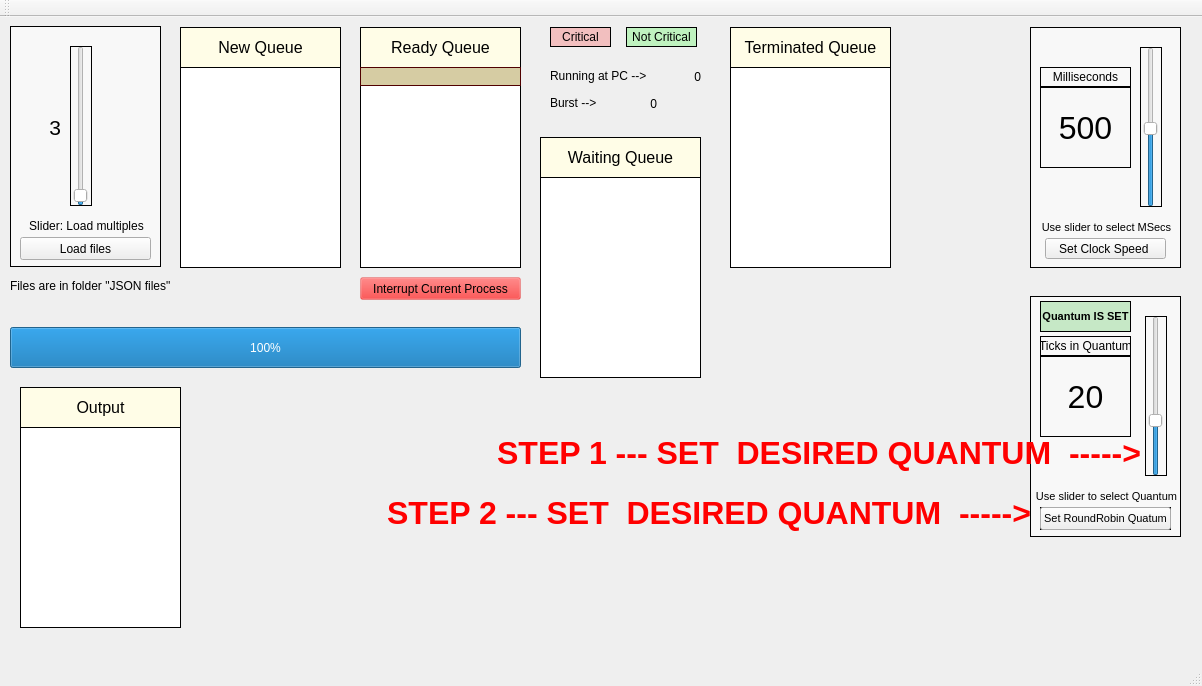
<?xml version="1.0" encoding="UTF-8"?>
<ui version="4.0">
 <class>MainWindow</class>
 <widget class="QMainWindow" name="MainWindow">
  <property name="geometry">
   <rect>
    <x>0</x>
    <y>0</y>
    <width>1202</width>
    <height>686</height>
   </rect>
  </property>
  <property name="windowTitle">
   <string>OS Simulator</string>
  </property>
  <widget class="QWidget" name="centralWidget">
   <widget class="QPushButton" name="pushButton">
    <property name="geometry">
     <rect>
      <x>20</x>
      <y>220</y>
      <width>131</width>
      <height>23</height>
     </rect>
    </property>
    <property name="text">
     <string>Load files</string>
    </property>
   </widget>
   <widget class="QLabel" name="label">
    <property name="geometry">
     <rect>
      <x>20</x>
      <y>100</y>
      <width>41</width>
      <height>21</height>
     </rect>
    </property>
    <property name="font">
     <font>
      <pointsize>16</pointsize>
     </font>
    </property>
    <property name="text">
     <string>3</string>
    </property>
    <property name="alignment">
     <set>Qt::AlignRight|Qt::AlignTrailing|Qt::AlignVCenter</set>
    </property>
   </widget>
   <widget class="QFrame" name="frame">
    <property name="geometry">
     <rect>
      <x>10</x>
      <y>9</y>
      <width>151</width>
      <height>241</height>
     </rect>
    </property>
    <property name="styleSheet">
     <string notr="true">background:rgb(248, 248, 248);
border: 1px solid;</string>
    </property>
    <property name="frameShape">
     <enum>QFrame::StyledPanel</enum>
    </property>
    <property name="frameShadow">
     <enum>QFrame::Raised</enum>
    </property>
    <widget class="QLabel" name="label_2">
     <property name="geometry">
      <rect>
       <x>6</x>
       <y>190</y>
       <width>141</width>
       <height>20</height>
      </rect>
     </property>
     <property name="font">
      <font>
       <pointsize>9</pointsize>
      </font>
     </property>
     <property name="styleSheet">
      <string notr="true">border: none;</string>
     </property>
     <property name="text">
      <string>Slider: Load multiples</string>
     </property>
     <property name="scaledContents">
      <bool>false</bool>
     </property>
     <property name="alignment">
      <set>Qt::AlignCenter</set>
     </property>
    </widget>
    <widget class="QSlider" name="verticalSlider">
     <property name="geometry">
      <rect>
       <x>60</x>
       <y>20</y>
       <width>22</width>
       <height>160</height>
      </rect>
     </property>
     <property name="minimum">
      <number>1</number>
     </property>
     <property name="pageStep">
      <number>3</number>
     </property>
     <property name="value">
      <number>3</number>
     </property>
     <property name="orientation">
      <enum>Qt::Vertical</enum>
     </property>
    </widget>
   </widget>
   <widget class="QLabel" name="label_3">
    <property name="geometry">
     <rect>
      <x>190</x>
      <y>20</y>
      <width>141</width>
      <height>21</height>
     </rect>
    </property>
    <property name="font">
     <font>
      <pointsize>12</pointsize>
     </font>
    </property>
    <property name="text">
     <string>New Queue</string>
    </property>
    <property name="alignment">
     <set>Qt::AlignCenter</set>
    </property>
   </widget>
   <widget class="QFrame" name="frame_2">
    <property name="geometry">
     <rect>
      <x>180</x>
      <y>10</y>
      <width>161</width>
      <height>241</height>
     </rect>
    </property>
    <property name="autoFillBackground">
     <bool>false</bool>
    </property>
    <property name="styleSheet">
     <string notr="true">background:rgb(255, 253, 231);
border: 1px solid;</string>
    </property>
    <property name="frameShape">
     <enum>QFrame::StyledPanel</enum>
    </property>
    <property name="frameShadow">
     <enum>QFrame::Raised</enum>
    </property>
    <widget class="QListWidget" name="NewQueueListWidget">
     <property name="geometry">
      <rect>
       <x>0</x>
       <y>40</y>
       <width>161</width>
       <height>201</height>
      </rect>
     </property>
     <property name="autoFillBackground">
      <bool>true</bool>
     </property>
     <property name="styleSheet">
      <string notr="true">background:rgb(255, 255, 255);</string>
     </property>
    </widget>
   </widget>
   <widget class="QLabel" name="label_4">
    <property name="geometry">
     <rect>
      <x>370</x>
      <y>20</y>
      <width>141</width>
      <height>21</height>
     </rect>
    </property>
    <property name="font">
     <font>
      <pointsize>12</pointsize>
     </font>
    </property>
    <property name="text">
     <string>Ready Queue</string>
    </property>
    <property name="alignment">
     <set>Qt::AlignCenter</set>
    </property>
   </widget>
   <widget class="QFrame" name="frame_3">
    <property name="geometry">
     <rect>
      <x>360</x>
      <y>10</y>
      <width>161</width>
      <height>241</height>
     </rect>
    </property>
    <property name="autoFillBackground">
     <bool>false</bool>
    </property>
    <property name="styleSheet">
     <string notr="true">background:rgb(255, 253, 231);
border: 1px solid;</string>
    </property>
    <property name="frameShape">
     <enum>QFrame::StyledPanel</enum>
    </property>
    <property name="frameShadow">
     <enum>QFrame::Raised</enum>
    </property>
    <widget class="QListWidget" name="ReadyQueueListWidget">
     <property name="geometry">
      <rect>
       <x>0</x>
       <y>40</y>
       <width>161</width>
       <height>201</height>
      </rect>
     </property>
     <property name="autoFillBackground">
      <bool>true</bool>
     </property>
     <property name="styleSheet">
      <string notr="true">background:rgb(255, 255, 255);</string>
     </property>
    </widget>
    <widget class="QFrame" name="frame_6">
     <property name="enabled">
      <bool>false</bool>
     </property>
     <property name="geometry">
      <rect>
       <x>0</x>
       <y>40</y>
       <width>161</width>
       <height>19</height>
      </rect>
     </property>
     <property name="styleSheet">
      <string notr="true">background:rgba(0, 255, 0, 0.2)</string>
     </property>
     <property name="frameShape">
      <enum>QFrame::StyledPanel</enum>
     </property>
     <property name="frameShadow">
      <enum>QFrame::Raised</enum>
     </property>
    </widget>
   </widget>
   <widget class="QPushButton" name="pushButton_3">
    <property name="geometry">
     <rect>
      <x>1040</x>
      <y>490</y>
      <width>131</width>
      <height>23</height>
     </rect>
    </property>
    <property name="font">
     <font>
      <pointsize>8</pointsize>
     </font>
    </property>
    <property name="text">
     <string>Set RoundRobin Quatum</string>
    </property>
   </widget>
   <widget class="QFrame" name="frame_4">
    <property name="geometry">
     <rect>
      <x>1030</x>
      <y>279</y>
      <width>151</width>
      <height>241</height>
     </rect>
    </property>
    <property name="styleSheet">
     <string notr="true">background:rgb(248, 248, 248);
border: 1px solid;</string>
    </property>
    <property name="frameShape">
     <enum>QFrame::StyledPanel</enum>
    </property>
    <property name="frameShadow">
     <enum>QFrame::Raised</enum>
    </property>
    <widget class="QLabel" name="label_6">
     <property name="geometry">
      <rect>
       <x>6</x>
       <y>190</y>
       <width>141</width>
       <height>20</height>
      </rect>
     </property>
     <property name="font">
      <font>
       <family>Arial</family>
       <pointsize>8</pointsize>
      </font>
     </property>
     <property name="styleSheet">
      <string notr="true">border: none;</string>
     </property>
     <property name="text">
      <string>Use slider to select Quantum</string>
     </property>
     <property name="alignment">
      <set>Qt::AlignCenter</set>
     </property>
    </widget>
    <widget class="QSlider" name="verticalSlider_2">
     <property name="geometry">
      <rect>
       <x>115</x>
       <y>20</y>
       <width>22</width>
       <height>160</height>
      </rect>
     </property>
     <property name="minimum">
      <number>5</number>
     </property>
     <property name="maximum">
      <number>50</number>
     </property>
     <property name="singleStep">
      <number>1</number>
     </property>
     <property name="pageStep">
      <number>5</number>
     </property>
     <property name="value">
      <number>20</number>
     </property>
     <property name="sliderPosition">
      <number>20</number>
     </property>
     <property name="orientation">
      <enum>Qt::Vertical</enum>
     </property>
    </widget>
    <widget class="QPushButton" name="pushButton_4">
     <property name="geometry">
      <rect>
       <x>10</x>
       <y>211</y>
       <width>131</width>
       <height>23</height>
      </rect>
     </property>
     <property name="text">
      <string>Set RoundRobin Quatum</string>
     </property>
    </widget>
    <widget class="QLabel" name="label_5">
     <property name="geometry">
      <rect>
       <x>10</x>
       <y>60</y>
       <width>91</width>
       <height>81</height>
      </rect>
     </property>
     <property name="font">
      <font>
       <pointsize>24</pointsize>
      </font>
     </property>
     <property name="styleSheet">
      <string notr="true"/>
     </property>
     <property name="text">
      <string>20</string>
     </property>
     <property name="alignment">
      <set>Qt::AlignCenter</set>
     </property>
    </widget>
    <widget class="QLabel" name="label_9">
     <property name="geometry">
      <rect>
       <x>10</x>
       <y>40</y>
       <width>91</width>
       <height>20</height>
      </rect>
     </property>
     <property name="font">
      <font>
       <pointsize>9</pointsize>
      </font>
     </property>
     <property name="text">
      <string>Ticks in Quantum</string>
     </property>
     <property name="alignment">
      <set>Qt::AlignCenter</set>
     </property>
    </widget>
    <widget class="QLabel" name="label_22">
     <property name="geometry">
      <rect>
       <x>10</x>
       <y>5</y>
       <width>91</width>
       <height>31</height>
      </rect>
     </property>
     <property name="font">
      <font>
       <pointsize>8</pointsize>
       <weight>75</weight>
       <bold>true</bold>
      </font>
     </property>
     <property name="styleSheet">
      <string notr="true">background:rgba(0, 170, 0,0.2)</string>
     </property>
     <property name="text">
      <string>Quantum IS SET</string>
     </property>
     <property name="alignment">
      <set>Qt::AlignCenter</set>
     </property>
    </widget>
    <zorder>verticalSlider_2</zorder>
    <zorder>pushButton_4</zorder>
    <zorder>label_5</zorder>
    <zorder>label_9</zorder>
    <zorder>label_22</zorder>
    <zorder>label_6</zorder>
   </widget>
   <widget class="QProgressBar" name="FreeMemBar">
    <property name="geometry">
     <rect>
      <x>10</x>
      <y>310</y>
      <width>511</width>
      <height>41</height>
     </rect>
    </property>
    <property name="maximum">
     <number>2048</number>
    </property>
    <property name="value">
     <number>2048</number>
    </property>
   </widget>
   <widget class="QLabel" name="label_7">
    <property name="geometry">
     <rect>
      <x>740</x>
      <y>20</y>
      <width>141</width>
      <height>21</height>
     </rect>
    </property>
    <property name="font">
     <font>
      <pointsize>12</pointsize>
     </font>
    </property>
    <property name="text">
     <string>Terminated Queue</string>
    </property>
    <property name="alignment">
     <set>Qt::AlignCenter</set>
    </property>
   </widget>
   <widget class="QFrame" name="frame_5">
    <property name="geometry">
     <rect>
      <x>730</x>
      <y>10</y>
      <width>161</width>
      <height>241</height>
     </rect>
    </property>
    <property name="autoFillBackground">
     <bool>false</bool>
    </property>
    <property name="styleSheet">
     <string notr="true">background:rgb(255, 253, 231);
border: 1px solid;</string>
    </property>
    <property name="frameShape">
     <enum>QFrame::StyledPanel</enum>
    </property>
    <property name="frameShadow">
     <enum>QFrame::Raised</enum>
    </property>
    <widget class="QListWidget" name="TerminatedQueueListWidget">
     <property name="geometry">
      <rect>
       <x>0</x>
       <y>40</y>
       <width>161</width>
       <height>201</height>
      </rect>
     </property>
     <property name="autoFillBackground">
      <bool>true</bool>
     </property>
     <property name="styleSheet">
      <string notr="true">background:rgb(255, 255, 255);</string>
     </property>
    </widget>
   </widget>
   <widget class="QLabel" name="label_8">
    <property name="geometry">
     <rect>
      <x>550</x>
      <y>51</y>
      <width>121</width>
      <height>16</height>
     </rect>
    </property>
    <property name="text">
     <string>Running at PC --&gt;</string>
    </property>
   </widget>
   <widget class="QLabel" name="PCValueLabel">
    <property name="geometry">
     <rect>
      <x>670</x>
      <y>50</y>
      <width>31</width>
      <height>20</height>
     </rect>
    </property>
    <property name="text">
     <string>0</string>
    </property>
    <property name="alignment">
     <set>Qt::AlignRight|Qt::AlignTrailing|Qt::AlignVCenter</set>
    </property>
   </widget>
   <widget class="QLabel" name="label_10">
    <property name="geometry">
     <rect>
      <x>550</x>
      <y>78</y>
      <width>71</width>
      <height>16</height>
     </rect>
    </property>
    <property name="text">
     <string>Burst --&gt; </string>
    </property>
   </widget>
   <widget class="QLabel" name="BurstTime">
    <property name="enabled">
     <bool>true</bool>
    </property>
    <property name="geometry">
     <rect>
      <x>610</x>
      <y>80</y>
      <width>47</width>
      <height>13</height>
     </rect>
    </property>
    <property name="text">
     <string>0</string>
    </property>
    <property name="textFormat">
     <enum>Qt::AutoText</enum>
    </property>
    <property name="alignment">
     <set>Qt::AlignRight|Qt::AlignTrailing|Qt::AlignVCenter</set>
    </property>
   </widget>
   <widget class="QFrame" name="frame_7">
    <property name="geometry">
     <rect>
      <x>1030</x>
      <y>10</y>
      <width>151</width>
      <height>241</height>
     </rect>
    </property>
    <property name="styleSheet">
     <string notr="true">background:rgb(248, 248, 248);
border: 1px solid;</string>
    </property>
    <property name="frameShape">
     <enum>QFrame::StyledPanel</enum>
    </property>
    <property name="frameShadow">
     <enum>QFrame::Raised</enum>
    </property>
    <widget class="QLabel" name="label_14">
     <property name="geometry">
      <rect>
       <x>6</x>
       <y>190</y>
       <width>141</width>
       <height>20</height>
      </rect>
     </property>
     <property name="font">
      <font>
       <pointsize>8</pointsize>
      </font>
     </property>
     <property name="styleSheet">
      <string notr="true">border: none;</string>
     </property>
     <property name="text">
      <string>Use slider to select MSecs</string>
     </property>
     <property name="alignment">
      <set>Qt::AlignCenter</set>
     </property>
    </widget>
    <widget class="QSlider" name="ClockSpeedSlider">
     <property name="geometry">
      <rect>
       <x>110</x>
       <y>20</y>
       <width>22</width>
       <height>160</height>
      </rect>
     </property>
     <property name="minimum">
      <number>20</number>
     </property>
     <property name="maximum">
      <number>1000</number>
     </property>
     <property name="singleStep">
      <number>20</number>
     </property>
     <property name="pageStep">
      <number>100</number>
     </property>
     <property name="value">
      <number>500</number>
     </property>
     <property name="sliderPosition">
      <number>500</number>
     </property>
     <property name="orientation">
      <enum>Qt::Vertical</enum>
     </property>
    </widget>
    <widget class="QLabel" name="ClockSpeed">
     <property name="geometry">
      <rect>
       <x>10</x>
       <y>60</y>
       <width>91</width>
       <height>81</height>
      </rect>
     </property>
     <property name="font">
      <font>
       <pointsize>24</pointsize>
      </font>
     </property>
     <property name="text">
      <string>500</string>
     </property>
     <property name="alignment">
      <set>Qt::AlignCenter</set>
     </property>
    </widget>
    <widget class="QLabel" name="label_16">
     <property name="geometry">
      <rect>
       <x>10</x>
       <y>40</y>
       <width>91</width>
       <height>20</height>
      </rect>
     </property>
     <property name="text">
      <string>Milliseconds</string>
     </property>
     <property name="alignment">
      <set>Qt::AlignCenter</set>
     </property>
    </widget>
   </widget>
   <widget class="QPushButton" name="pushButton_7">
    <property name="geometry">
     <rect>
      <x>1045</x>
      <y>221</y>
      <width>121</width>
      <height>21</height>
     </rect>
    </property>
    <property name="text">
     <string>Set Clock Speed </string>
    </property>
   </widget>
   <widget class="QFrame" name="frame_8">
    <property name="geometry">
     <rect>
      <x>540</x>
      <y>120</y>
      <width>161</width>
      <height>241</height>
     </rect>
    </property>
    <property name="autoFillBackground">
     <bool>false</bool>
    </property>
    <property name="styleSheet">
     <string notr="true">background:rgb(255, 253, 231);
border: 1px solid;</string>
    </property>
    <property name="frameShape">
     <enum>QFrame::StyledPanel</enum>
    </property>
    <property name="frameShadow">
     <enum>QFrame::Raised</enum>
    </property>
    <widget class="QListWidget" name="WaitingQueueListWidget">
     <property name="geometry">
      <rect>
       <x>0</x>
       <y>40</y>
       <width>161</width>
       <height>201</height>
      </rect>
     </property>
     <property name="autoFillBackground">
      <bool>true</bool>
     </property>
     <property name="styleSheet">
      <string notr="true">background:rgb(255, 255, 255);</string>
     </property>
    </widget>
   </widget>
   <widget class="QLabel" name="label_15">
    <property name="geometry">
     <rect>
      <x>550</x>
      <y>130</y>
      <width>141</width>
      <height>21</height>
     </rect>
    </property>
    <property name="font">
     <font>
      <pointsize>12</pointsize>
     </font>
    </property>
    <property name="text">
     <string>Waiting Queue</string>
    </property>
    <property name="alignment">
     <set>Qt::AlignCenter</set>
    </property>
   </widget>
   <widget class="QLabel" name="label_17">
    <property name="geometry">
     <rect>
      <x>30</x>
      <y>380</y>
      <width>141</width>
      <height>21</height>
     </rect>
    </property>
    <property name="font">
     <font>
      <pointsize>12</pointsize>
     </font>
    </property>
    <property name="text">
     <string>Output</string>
    </property>
    <property name="alignment">
     <set>Qt::AlignCenter</set>
    </property>
   </widget>
   <widget class="QFrame" name="frame_9">
    <property name="geometry">
     <rect>
      <x>20</x>
      <y>370</y>
      <width>161</width>
      <height>241</height>
     </rect>
    </property>
    <property name="autoFillBackground">
     <bool>false</bool>
    </property>
    <property name="styleSheet">
     <string notr="true">background:rgb(255, 253, 231);
border: 1px solid;</string>
    </property>
    <property name="frameShape">
     <enum>QFrame::StyledPanel</enum>
    </property>
    <property name="frameShadow">
     <enum>QFrame::Raised</enum>
    </property>
    <widget class="QListWidget" name="OutputQueueListWidget">
     <property name="geometry">
      <rect>
       <x>0</x>
       <y>40</y>
       <width>161</width>
       <height>201</height>
      </rect>
     </property>
     <property name="autoFillBackground">
      <bool>true</bool>
     </property>
     <property name="styleSheet">
      <string notr="true">background:rgb(255, 255, 255);</string>
     </property>
    </widget>
   </widget>
   <widget class="QFrame" name="frame_10">
    <property name="enabled">
     <bool>false</bool>
    </property>
    <property name="geometry">
     <rect>
      <x>360</x>
      <y>50</y>
      <width>161</width>
      <height>19</height>
     </rect>
    </property>
    <property name="styleSheet">
     <string notr="true">background:rgba(255,0,0,0.2)</string>
    </property>
    <property name="frameShape">
     <enum>QFrame::StyledPanel</enum>
    </property>
    <property name="frameShadow">
     <enum>QFrame::Raised</enum>
    </property>
   </widget>
   <widget class="QLabel" name="label_19">
    <property name="geometry">
     <rect>
      <x>626</x>
      <y>10</y>
      <width>71</width>
      <height>20</height>
     </rect>
    </property>
    <property name="font">
     <font>
      <pointsize>9</pointsize>
     </font>
    </property>
    <property name="styleSheet">
     <string notr="true">background:rgba(0,255,0,0.2);border:1px solid</string>
    </property>
    <property name="text">
     <string>Not Critical</string>
    </property>
    <property name="alignment">
     <set>Qt::AlignCenter</set>
    </property>
   </widget>
   <widget class="QLabel" name="label_20">
    <property name="geometry">
     <rect>
      <x>550</x>
      <y>10</y>
      <width>61</width>
      <height>20</height>
     </rect>
    </property>
    <property name="font">
     <font>
      <pointsize>9</pointsize>
     </font>
    </property>
    <property name="styleSheet">
     <string notr="true">background:rgba(255,0,0,0.2);border:1px solid</string>
    </property>
    <property name="text">
     <string>Critical</string>
    </property>
    <property name="alignment">
     <set>Qt::AlignCenter</set>
    </property>
   </widget>
   <widget class="QPushButton" name="pushButton_2">
    <property name="geometry">
     <rect>
      <x>360</x>
      <y>260</y>
      <width>161</width>
      <height>23</height>
     </rect>
    </property>
    <property name="font">
     <font>
      <pointsize>9</pointsize>
     </font>
    </property>
    <property name="autoFillBackground">
     <bool>false</bool>
    </property>
    <property name="styleSheet">
     <string notr="true">background:rgba(255,0,0,0.2);</string>
    </property>
    <property name="text">
     <string>Interrupt Current Process</string>
    </property>
   </widget>
   <widget class="QLabel" name="label_18">
    <property name="geometry">
     <rect>
      <x>370</x>
      <y>370</y>
      <width>771</width>
      <height>131</height>
     </rect>
    </property>
    <property name="font">
     <font>
      <pointsize>24</pointsize>
      <weight>75</weight>
      <bold>true</bold>
     </font>
    </property>
    <property name="styleSheet">
     <string notr="true">color:red;</string>
    </property>
    <property name="text">
     <string>STEP 1 --- SET  DESIRED QUANTUM  -----&gt;</string>
    </property>
    <property name="alignment">
     <set>Qt::AlignRight|Qt::AlignTrailing|Qt::AlignVCenter</set>
    </property>
   </widget>
   <widget class="QLabel" name="label_21">
    <property name="geometry">
     <rect>
      <x>330</x>
      <y>430</y>
      <width>701</width>
      <height>131</height>
     </rect>
    </property>
    <property name="font">
     <font>
      <pointsize>24</pointsize>
      <weight>75</weight>
      <bold>true</bold>
     </font>
    </property>
    <property name="styleSheet">
     <string notr="true">color:red;</string>
    </property>
    <property name="text">
     <string>STEP 2 --- SET  DESIRED QUANTUM  -----&gt;</string>
    </property>
    <property name="alignment">
     <set>Qt::AlignRight|Qt::AlignTrailing|Qt::AlignVCenter</set>
    </property>
   </widget>
   <widget class="QLabel" name="label_11">
    <property name="geometry">
     <rect>
      <x>10</x>
      <y>260</y>
      <width>211</width>
      <height>17</height>
     </rect>
    </property>
    <property name="text">
     <string>Files are in folder &quot;JSON files&quot;</string>
    </property>
   </widget>
   <zorder>frame_3</zorder>
   <zorder>frame_9</zorder>
   <zorder>frame_5</zorder>
   <zorder>frame_4</zorder>
   <zorder>frame_2</zorder>
   <zorder>frame</zorder>
   <zorder>pushButton</zorder>
   <zorder>label</zorder>
   <zorder>label_3</zorder>
   <zorder>label_4</zorder>
   <zorder>pushButton_3</zorder>
   <zorder>FreeMemBar</zorder>
   <zorder>label_7</zorder>
   <zorder>label_8</zorder>
   <zorder>PCValueLabel</zorder>
   <zorder>label_10</zorder>
   <zorder>BurstTime</zorder>
   <zorder>frame_7</zorder>
   <zorder>frame_8</zorder>
   <zorder>label_15</zorder>
   <zorder>label_17</zorder>
   <zorder>pushButton_7</zorder>
   <zorder>frame_10</zorder>
   <zorder>label_19</zorder>
   <zorder>label_20</zorder>
   <zorder>pushButton_2</zorder>
   <zorder>label_18</zorder>
   <zorder>label_21</zorder>
   <zorder>label_11</zorder>
  </widget>
  <widget class="QMenuBar" name="menuBar">
   <property name="geometry">
    <rect>
     <x>0</x>
     <y>0</y>
     <width>1202</width>
     <height>22</height>
    </rect>
   </property>
  </widget>
  <widget class="QToolBar" name="mainToolBar">
   <attribute name="toolBarArea">
    <enum>TopToolBarArea</enum>
   </attribute>
   <attribute name="toolBarBreak">
    <bool>false</bool>
   </attribute>
  </widget>
  <widget class="QStatusBar" name="statusBar"/>
 </widget>
 <layoutdefault spacing="6" margin="11"/>
 <resources/>
 <connections>
  <connection>
   <sender>verticalSlider</sender>
   <signal>valueChanged(int)</signal>
   <receiver>label</receiver>
   <slot>setNum(int)</slot>
   <hints>
    <hint type="sourcelabel">
     <x>70</x>
     <y>180</y>
    </hint>
    <hint type="destinationlabel">
     <x>60</x>
     <y>153</y>
    </hint>
   </hints>
  </connection>
  <connection>
   <sender>verticalSlider_2</sender>
   <signal>valueChanged(int)</signal>
   <receiver>label_5</receiver>
   <slot>setNum(int)</slot>
   <hints>
    <hint type="sourcelabel">
     <x>1149</x>
     <y>470</y>
    </hint>
    <hint type="destinationlabel">
     <x>1070</x>
     <y>438</y>
    </hint>
   </hints>
  </connection>
  <connection>
   <sender>ClockSpeedSlider</sender>
   <signal>valueChanged(int)</signal>
   <receiver>ClockSpeed</receiver>
   <slot>setNum(int)</slot>
   <hints>
    <hint type="sourcelabel">
     <x>1145</x>
     <y>155</y>
    </hint>
    <hint type="destinationlabel">
     <x>1119</x>
     <y>158</y>
    </hint>
   </hints>
  </connection>
 </connections>
</ui>
